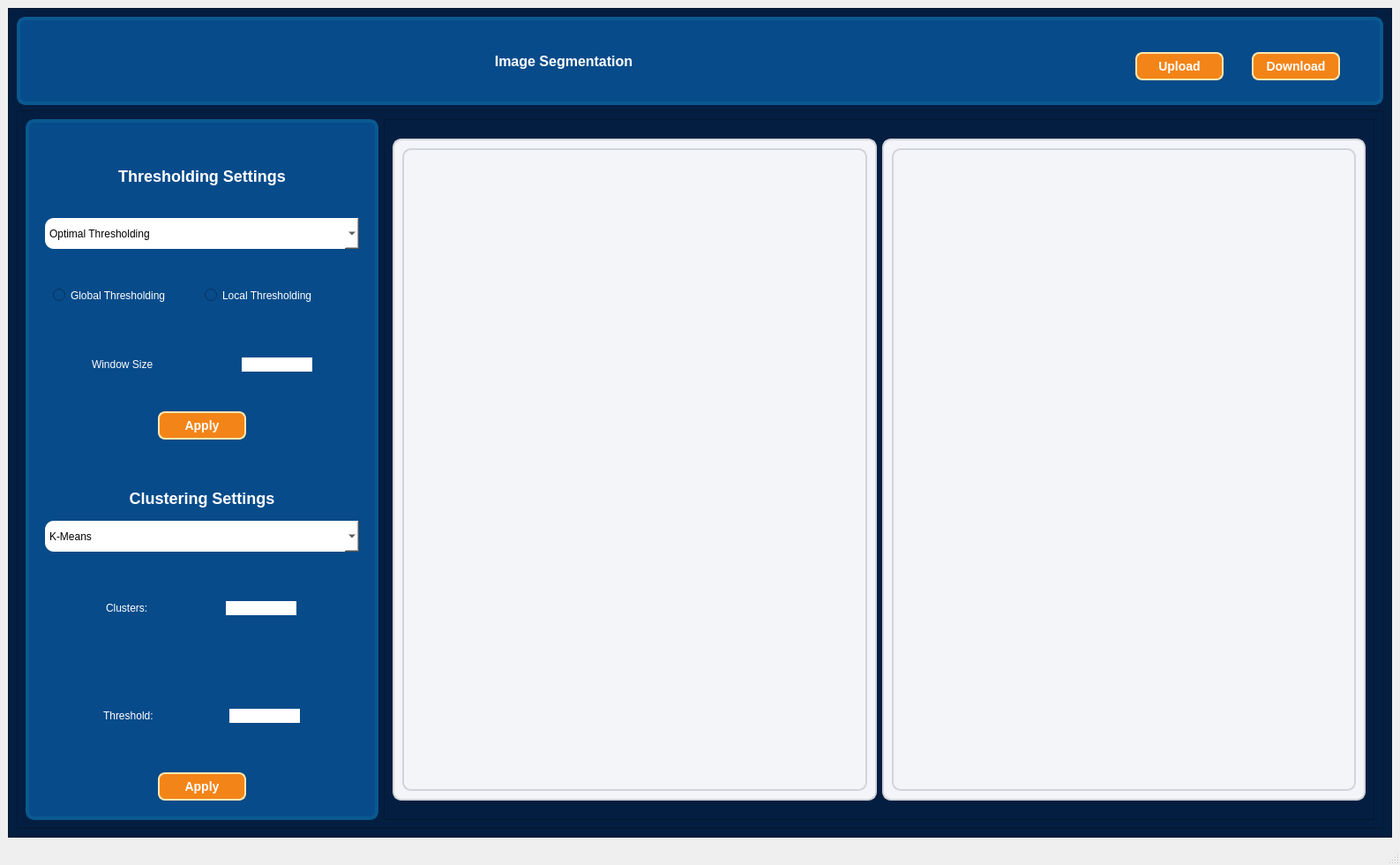
<?xml version="1.0" encoding="UTF-8"?>
<ui version="4.0">
 <class>MainWindow</class>
 <widget class="QMainWindow" name="MainWindow">
  <property name="geometry">
   <rect>
    <x>0</x>
    <y>0</y>
    <width>1587</width>
    <height>980</height>
   </rect>
  </property>
  <property name="windowTitle">
   <string>MainWindow</string>
  </property>
  <widget class="QWidget" name="centralwidget">
   <layout class="QGridLayout" name="gridLayout">
    <item row="0" column="0">
     <widget class="QFrame" name="frame_8">
      <property name="styleSheet">
       <string notr="true">background-color:#041E41;</string>
      </property>
      <property name="frameShape">
       <enum>QFrame::StyledPanel</enum>
      </property>
      <property name="frameShadow">
       <enum>QFrame::Raised</enum>
      </property>
      <layout class="QVBoxLayout" name="verticalLayout">
       <item>
        <widget class="QFrame" name="frame_16">
         <property name="maximumSize">
          <size>
           <width>16777215</width>
           <height>100</height>
          </size>
         </property>
         <property name="styleSheet">
          <string notr="true">background-color: #074B8A;
border-radius:10px;
border: 4px solid #0A5991;</string>
         </property>
         <property name="frameShape">
          <enum>QFrame::StyledPanel</enum>
         </property>
         <property name="frameShadow">
          <enum>QFrame::Raised</enum>
         </property>
         <layout class="QHBoxLayout" name="horizontalLayout_17" stretch="4,1">
          <item>
           <widget class="QFrame" name="frame_17">
            <property name="minimumSize">
             <size>
              <width>0</width>
              <height>50</height>
             </size>
            </property>
            <property name="styleSheet">
             <string notr="true">border : none;</string>
            </property>
            <property name="frameShape">
             <enum>QFrame::StyledPanel</enum>
            </property>
            <property name="frameShadow">
             <enum>QFrame::Raised</enum>
            </property>
            <layout class="QVBoxLayout" name="verticalLayout_3">
             <item>
              <widget class="QLabel" name="label_3">
               <property name="minimumSize">
                <size>
                 <width>0</width>
                 <height>30</height>
                </size>
               </property>
               <property name="font">
                <font>
                 <pointsize>12</pointsize>
                 <weight>75</weight>
                 <bold>true</bold>
                </font>
               </property>
               <property name="styleSheet">
                <string notr="true">border: none;
color: white;</string>
               </property>
               <property name="text">
                <string>Image Segmentation</string>
               </property>
               <property name="alignment">
                <set>Qt::AlignCenter</set>
               </property>
              </widget>
             </item>
            </layout>
           </widget>
          </item>
          <item>
           <widget class="QFrame" name="frame_18">
            <property name="minimumSize">
             <size>
              <width>0</width>
              <height>60</height>
             </size>
            </property>
            <property name="maximumSize">
             <size>
              <width>16777215</width>
              <height>40</height>
             </size>
            </property>
            <property name="styleSheet">
             <string notr="true">margin-top:0px;
border : none;</string>
            </property>
            <property name="frameShape">
             <enum>QFrame::StyledPanel</enum>
            </property>
            <property name="frameShadow">
             <enum>QFrame::Raised</enum>
            </property>
            <layout class="QHBoxLayout" name="horizontalLayout">
             <property name="topMargin">
              <number>2</number>
             </property>
             <item>
              <widget class="QPushButton" name="upload_button">
               <property name="minimumSize">
                <size>
                 <width>100</width>
                 <height>28</height>
                </size>
               </property>
               <property name="maximumSize">
                <size>
                 <width>100</width>
                 <height>16777215</height>
                </size>
               </property>
               <property name="font">
                <font>
                 <pointsize>-1</pointsize>
                 <weight>75</weight>
                 <bold>true</bold>
                </font>
               </property>
               <property name="styleSheet">
                <string notr="true">QPushButton {
    background-color:  #F38418; /* Same as ComboBox */
    border-radius: 8px;
    color: white;
    border: 2px solid #FFE7AF;
    padding: 6px 12px;
    font-size: 14px;
    font-weight: bold;
    transition: background-color 0.3s ease-in-out;
}

/* Hover effect */
QPushButton:hover {
    background-color: #C86E14;
}

/* Pressed effect */
QPushButton:pressed {
    background-color: #FFE7AF; 
}

</string>
               </property>
               <property name="text">
                <string>Upload</string>
               </property>
               <property name="iconSize">
                <size>
                 <width>20</width>
                 <height>20</height>
                </size>
               </property>
              </widget>
             </item>
             <item>
              <widget class="QPushButton" name="download_button">
               <property name="minimumSize">
                <size>
                 <width>100</width>
                 <height>28</height>
                </size>
               </property>
               <property name="maximumSize">
                <size>
                 <width>100</width>
                 <height>16777215</height>
                </size>
               </property>
               <property name="font">
                <font>
                 <pointsize>-1</pointsize>
                 <weight>75</weight>
                 <bold>true</bold>
                </font>
               </property>
               <property name="styleSheet">
                <string notr="true">QPushButton {
    background-color: #F38418;  /* Same as ComboBox */
    border-radius: 8px;
    color: white;
    border: 2px solid #FFE7AF;
    padding: 6px 12px;
    font-size: 14px;
    font-weight: bold;
    transition: background-color 0.3s ease-in-out;
}

/* Hover effect */
QPushButton:hover {
    background-color:#C86E14;
}

/* Pressed effect */
QPushButton:pressed {
    background-color: #FFE7AF;
}
</string>
               </property>
               <property name="text">
                <string>Download</string>
               </property>
              </widget>
             </item>
            </layout>
           </widget>
          </item>
         </layout>
        </widget>
       </item>
       <item>
        <widget class="QFrame" name="frame_9">
         <property name="frameShape">
          <enum>QFrame::StyledPanel</enum>
         </property>
         <property name="frameShadow">
          <enum>QFrame::Raised</enum>
         </property>
         <layout class="QHBoxLayout" name="horizontalLayout_6">
          <item>
           <widget class="QFrame" name="frame_11">
            <property name="minimumSize">
             <size>
              <width>400</width>
              <height>0</height>
             </size>
            </property>
            <property name="maximumSize">
             <size>
              <width>300</width>
              <height>16777215</height>
             </size>
            </property>
            <property name="font">
             <font>
              <family>MS Shell Dlg 2</family>
              <pointsize>9</pointsize>
              <weight>50</weight>
              <italic>false</italic>
              <bold>false</bold>
             </font>
            </property>
            <property name="styleSheet">
             <string notr="true">font: 9pt &quot;MS Shell Dlg 2&quot;;
background-color:#074B8A;
border : 4px solid #0A5991;
border-radius:10px;</string>
            </property>
            <property name="frameShape">
             <enum>QFrame::StyledPanel</enum>
            </property>
            <property name="frameShadow">
             <enum>QFrame::Raised</enum>
            </property>
            <layout class="QVBoxLayout" name="verticalLayout_2">
             <item>
              <widget class="QFrame" name="frame_2">
               <property name="styleSheet">
                <string notr="true">border: none;</string>
               </property>
               <property name="frameShape">
                <enum>QFrame::StyledPanel</enum>
               </property>
               <property name="frameShadow">
                <enum>QFrame::Raised</enum>
               </property>
               <layout class="QVBoxLayout" name="verticalLayout_4">
                <item>
                 <widget class="QLabel" name="label">
                  <property name="maximumSize">
                   <size>
                    <width>16777215</width>
                    <height>40</height>
                   </size>
                  </property>
                  <property name="font">
                   <font>
                    <family>MS Shell Dlg 2</family>
                    <pointsize>-1</pointsize>
                    <weight>75</weight>
                    <italic>false</italic>
                    <bold>true</bold>
                   </font>
                  </property>
                  <property name="styleSheet">
                   <string notr="true">font-weight: bold;
font-size: 18px;
color: white;</string>
                  </property>
                  <property name="text">
                   <string>Thresholding Settings</string>
                  </property>
                  <property name="alignment">
                   <set>Qt::AlignCenter</set>
                  </property>
                 </widget>
                </item>
                <item>
                 <widget class="QComboBox" name="threshold_comboBox">
                  <property name="minimumSize">
                   <size>
                    <width>0</width>
                    <height>35</height>
                   </size>
                  </property>
                  <property name="styleSheet">
                   <string notr="true">background-color: white;</string>
                  </property>
                  <item>
                   <property name="text">
                    <string>Optimal Thresholding</string>
                   </property>
                  </item>
                  <item>
                   <property name="text">
                    <string>OTSU Thresholding</string>
                   </property>
                  </item>
                  <item>
                   <property name="text">
                    <string>Spectral Thresholding</string>
                   </property>
                  </item>
                 </widget>
                </item>
                <item>
                 <widget class="QFrame" name="frame">
                  <property name="minimumSize">
                   <size>
                    <width>0</width>
                    <height>40</height>
                   </size>
                  </property>
                  <property name="maximumSize">
                   <size>
                    <width>16777215</width>
                    <height>50</height>
                   </size>
                  </property>
                  <property name="frameShape">
                   <enum>QFrame::StyledPanel</enum>
                  </property>
                  <property name="frameShadow">
                   <enum>QFrame::Raised</enum>
                  </property>
                  <layout class="QHBoxLayout" name="horizontalLayout_2">
                   <item>
                    <widget class="QRadioButton" name="global_radioButton">
                     <property name="styleSheet">
                      <string notr="true">color: white;</string>
                     </property>
                     <property name="text">
                      <string>Global Thresholding</string>
                     </property>
                    </widget>
                   </item>
                   <item>
                    <widget class="QRadioButton" name="local_radioButton">
                     <property name="styleSheet">
                      <string notr="true">color: white;
</string>
                     </property>
                     <property name="text">
                      <string>Local Thresholding</string>
                     </property>
                    </widget>
                   </item>
                  </layout>
                 </widget>
                </item>
                <item>
                 <widget class="QFrame" name="seg_frame">
                  <property name="maximumSize">
                   <size>
                    <width>16777215</width>
                    <height>50</height>
                   </size>
                  </property>
                  <property name="frameShape">
                   <enum>QFrame::StyledPanel</enum>
                  </property>
                  <property name="frameShadow">
                   <enum>QFrame::Raised</enum>
                  </property>
                  <layout class="QHBoxLayout" name="horizontalLayout_7">
                   <item>
                    <widget class="QLabel" name="label_7">
                     <property name="maximumSize">
                      <size>
                       <width>120</width>
                       <height>20</height>
                      </size>
                     </property>
                     <property name="styleSheet">
                      <string notr="true">color: white;</string>
                     </property>
                     <property name="text">
                      <string>Window Size</string>
                     </property>
                    </widget>
                   </item>
                   <item>
                    <widget class="QLineEdit" name="wSize_lineEdit">
                     <property name="maximumSize">
                      <size>
                       <width>80</width>
                       <height>16777215</height>
                      </size>
                     </property>
                     <property name="styleSheet">
                      <string notr="true">background-color: white;</string>
                     </property>
                    </widget>
                   </item>
                  </layout>
                 </widget>
                </item>
                <item alignment="Qt::AlignHCenter">
                 <widget class="QPushButton" name="applyThreshold_button">
                  <property name="minimumSize">
                   <size>
                    <width>100</width>
                    <height>28</height>
                   </size>
                  </property>
                  <property name="maximumSize">
                   <size>
                    <width>100</width>
                    <height>16777215</height>
                   </size>
                  </property>
                  <property name="font">
                   <font>
                    <family>MS Shell Dlg 2</family>
                    <pointsize>-1</pointsize>
                    <weight>75</weight>
                    <italic>false</italic>
                    <bold>true</bold>
                   </font>
                  </property>
                  <property name="styleSheet">
                   <string notr="true">QPushButton {
    background-color:  #F38418; /* Same as ComboBox */
    border-radius: 8px;
    color: white;
    border: 2px solid #FFE7AF;
    padding: 6px 12px;
    font-size: 14px;
    font-weight: bold;
    transition: background-color 0.3s ease-in-out;
}

/* Hover effect */
QPushButton:hover {
    background-color: #C86E14;
}

/* Pressed effect */
QPushButton:pressed {
    background-color: #FFE7AF; 
}

</string>
                  </property>
                  <property name="text">
                   <string>Apply</string>
                  </property>
                  <property name="iconSize">
                   <size>
                    <width>20</width>
                    <height>20</height>
                   </size>
                  </property>
                 </widget>
                </item>
               </layout>
              </widget>
             </item>
             <item>
              <widget class="QFrame" name="frame_3">
               <property name="styleSheet">
                <string notr="true">border: none;</string>
               </property>
               <property name="frameShape">
                <enum>QFrame::StyledPanel</enum>
               </property>
               <property name="frameShadow">
                <enum>QFrame::Raised</enum>
               </property>
               <layout class="QVBoxLayout" name="verticalLayout_5">
                <item>
                 <widget class="QLabel" name="label_4">
                  <property name="maximumSize">
                   <size>
                    <width>16777215</width>
                    <height>40</height>
                   </size>
                  </property>
                  <property name="font">
                   <font>
                    <family>MS Shell Dlg 2</family>
                    <pointsize>-1</pointsize>
                    <weight>75</weight>
                    <italic>false</italic>
                    <bold>true</bold>
                   </font>
                  </property>
                  <property name="styleSheet">
                   <string notr="true">font-weight: bold;
font-size: 18px;
color: white;</string>
                  </property>
                  <property name="text">
                   <string>Clustering Settings</string>
                  </property>
                  <property name="alignment">
                   <set>Qt::AlignCenter</set>
                  </property>
                 </widget>
                </item>
                <item>
                 <widget class="QComboBox" name="cluster_comboBox">
                  <property name="minimumSize">
                   <size>
                    <width>0</width>
                    <height>35</height>
                   </size>
                  </property>
                  <property name="styleSheet">
                   <string notr="true">background-color: white;</string>
                  </property>
                  <item>
                   <property name="text">
                    <string>K-Means</string>
                   </property>
                  </item>
                  <item>
                   <property name="text">
                    <string>Region Growing</string>
                   </property>
                  </item>
                  <item>
                   <property name="text">
                    <string>Agglomerative Clustering</string>
                   </property>
                  </item>
                  <item>
                   <property name="text">
                    <string>Mean-Shift</string>
                   </property>
                  </item>
                 </widget>
                </item>
                <item>
                 <widget class="QFrame" name="frame_4">
                  <property name="frameShape">
                   <enum>QFrame::StyledPanel</enum>
                  </property>
                  <property name="frameShadow">
                   <enum>QFrame::Raised</enum>
                  </property>
                  <layout class="QHBoxLayout" name="horizontalLayout_5">
                   <item>
                    <widget class="QLabel" name="label_6">
                     <property name="maximumSize">
                      <size>
                       <width>70</width>
                       <height>20</height>
                      </size>
                     </property>
                     <property name="styleSheet">
                      <string notr="true">color: white;</string>
                     </property>
                     <property name="text">
                      <string>Clusters: </string>
                     </property>
                    </widget>
                   </item>
                   <item>
                    <widget class="QLineEdit" name="cluster_lineEdit">
                     <property name="maximumSize">
                      <size>
                       <width>80</width>
                       <height>16777215</height>
                      </size>
                     </property>
                     <property name="styleSheet">
                      <string notr="true">background-color: white;</string>
                     </property>
                    </widget>
                   </item>
                  </layout>
                 </widget>
                </item>
                <item>
                 <widget class="QFrame" name="frame_5">
                  <property name="frameShape">
                   <enum>QFrame::StyledPanel</enum>
                  </property>
                  <property name="frameShadow">
                   <enum>QFrame::Raised</enum>
                  </property>
                  <layout class="QHBoxLayout" name="horizontalLayout_4">
                   <item>
                    <widget class="QLabel" name="label_5">
                     <property name="maximumSize">
                      <size>
                       <width>80</width>
                       <height>20</height>
                      </size>
                     </property>
                     <property name="styleSheet">
                      <string notr="true">color: white;</string>
                     </property>
                     <property name="text">
                      <string>Threshold:</string>
                     </property>
                    </widget>
                   </item>
                   <item>
                    <widget class="QLineEdit" name="threshold_lineEdit">
                     <property name="maximumSize">
                      <size>
                       <width>80</width>
                       <height>16777215</height>
                      </size>
                     </property>
                     <property name="styleSheet">
                      <string notr="true">background-color: white;</string>
                     </property>
                    </widget>
                   </item>
                  </layout>
                 </widget>
                </item>
                <item alignment="Qt::AlignHCenter">
                 <widget class="QPushButton" name="applyCluster_button">
                  <property name="minimumSize">
                   <size>
                    <width>100</width>
                    <height>28</height>
                   </size>
                  </property>
                  <property name="maximumSize">
                   <size>
                    <width>100</width>
                    <height>16777215</height>
                   </size>
                  </property>
                  <property name="font">
                   <font>
                    <family>MS Shell Dlg 2</family>
                    <pointsize>-1</pointsize>
                    <weight>75</weight>
                    <italic>false</italic>
                    <bold>true</bold>
                   </font>
                  </property>
                  <property name="styleSheet">
                   <string notr="true">QPushButton {
    background-color:  #F38418; /* Same as ComboBox */
    border-radius: 8px;
    color: white;
    border: 2px solid #FFE7AF;
    padding: 6px 12px;
    font-size: 14px;
    font-weight: bold;
    transition: background-color 0.3s ease-in-out;
}

/* Hover effect */
QPushButton:hover {
    background-color: #C86E14;
}

/* Pressed effect */
QPushButton:pressed {
    background-color: #FFE7AF; 
}

</string>
                  </property>
                  <property name="text">
                   <string>Apply</string>
                  </property>
                  <property name="iconSize">
                   <size>
                    <width>20</width>
                    <height>20</height>
                   </size>
                  </property>
                 </widget>
                </item>
               </layout>
               <zorder>frame_5</zorder>
               <zorder>frame_4</zorder>
               <zorder>cluster_comboBox</zorder>
               <zorder>label_4</zorder>
               <zorder>applyCluster_button</zorder>
              </widget>
             </item>
            </layout>
           </widget>
          </item>
          <item>
           <widget class="QFrame" name="frame_10">
            <property name="minimumSize">
             <size>
              <width>1000</width>
              <height>0</height>
             </size>
            </property>
            <property name="maximumSize">
             <size>
              <width>2000</width>
              <height>16777215</height>
             </size>
            </property>
            <property name="frameShape">
             <enum>QFrame::StyledPanel</enum>
            </property>
            <property name="frameShadow">
             <enum>QFrame::Raised</enum>
            </property>
            <layout class="QHBoxLayout" name="horizontalLayout_3">
             <item>
              <widget class="QFrame" name="frame_6">
               <property name="minimumSize">
                <size>
                 <width>300</width>
                 <height>0</height>
                </size>
               </property>
               <property name="maximumSize">
                <size>
                 <width>650</width>
                 <height>750</height>
                </size>
               </property>
               <property name="styleSheet">
                <string notr="true">background-color:#F4F5F9;
border-radius:10px;
border : 2px solid #D1D5DB; </string>
               </property>
               <property name="frameShape">
                <enum>QFrame::StyledPanel</enum>
               </property>
               <property name="frameShadow">
                <enum>QFrame::Raised</enum>
               </property>
               <layout class="QGridLayout" name="gridLayout_4">
                <item row="0" column="0">
                 <widget class="QLabel" name="original_image">
                  <property name="styleSheet">
                   <string notr="true"/>
                  </property>
                  <property name="text">
                   <string/>
                  </property>
                 </widget>
                </item>
               </layout>
              </widget>
             </item>
             <item>
              <widget class="QFrame" name="frame_7">
               <property name="minimumSize">
                <size>
                 <width>300</width>
                 <height>0</height>
                </size>
               </property>
               <property name="maximumSize">
                <size>
                 <width>650</width>
                 <height>750</height>
                </size>
               </property>
               <property name="styleSheet">
                <string notr="true">background-color:#F4F5F9;
border-radius:10px;
border : 2px solid #D1D5DB; </string>
               </property>
               <property name="frameShape">
                <enum>QFrame::StyledPanel</enum>
               </property>
               <property name="frameShadow">
                <enum>QFrame::Raised</enum>
               </property>
               <layout class="QGridLayout" name="gridLayout_5">
                <item row="0" column="0">
                 <widget class="QLabel" name="result_image">
                  <property name="styleSheet">
                   <string notr="true"/>
                  </property>
                  <property name="text">
                   <string/>
                  </property>
                 </widget>
                </item>
               </layout>
              </widget>
             </item>
            </layout>
           </widget>
          </item>
         </layout>
        </widget>
       </item>
      </layout>
     </widget>
    </item>
   </layout>
  </widget>
  <widget class="QMenuBar" name="menubar">
   <property name="geometry">
    <rect>
     <x>0</x>
     <y>0</y>
     <width>1587</width>
     <height>26</height>
    </rect>
   </property>
  </widget>
  <widget class="QStatusBar" name="statusbar"/>
 </widget>
 <resources/>
 <connections/>
</ui>
